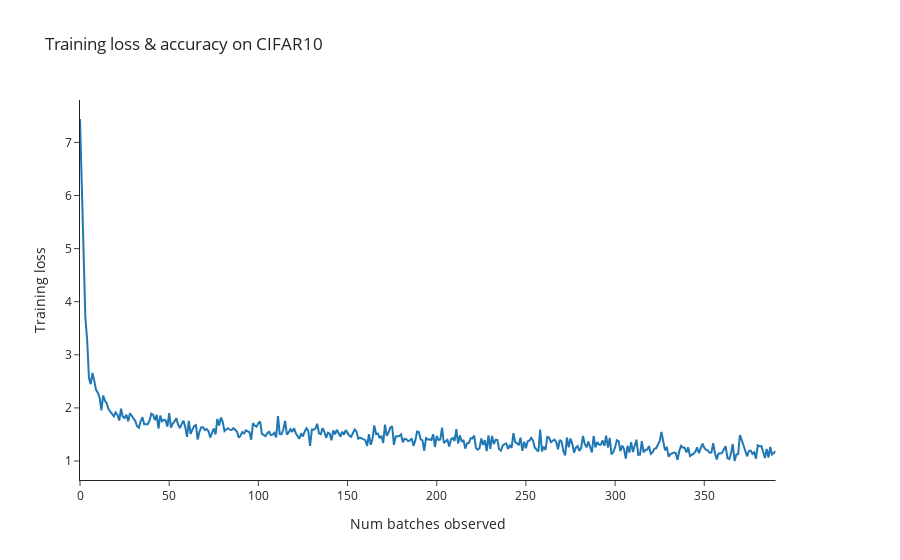

The cell this chart's notebook holds for it:
### Code cell
def train(trainset, testset, epochs: int, loss_fn: Callable, batch_size: int, lr: float) -> tuple[list, list]:

    model = resnet34().to(device).train()
    optimizer = t.optim.Adam(model.parameters(), lr=lr)

    loss_list = []
    accuracy_list = []

    trainloader = DataLoader(trainset, shuffle=True, batch_size=batch_size)
    testloader = DataLoader(testset, shuffle=True, batch_size=batch_size)

    for epoch in range(epochs):

        progress_bar = tqdm_notebook(trainloader)

        for (x, y) in progress_bar:

            x = x.to(device)
            y = y.to(device)

            optimizer.zero_grad()
            y_hat = model(x)
            loss = loss_fn(y_hat, y)
            loss.backward()
            optimizer.step()

            loss_list.append(loss.item())

            progress_bar.set_description(f"Epoch = {epoch}, Loss = {loss.item():.4f}")

        with t.inference_mode():

            accuracy = 0
            total = 0

            for (x, y) in testloader:

                x = x.to(device)
                y = y.to(device)

                y_hat = model(x)
                y_predictions = y_hat.argmax(1)
                accuracy += (y_predictions == y).sum().item()
                total += y.size(0)

            accuracy_list.append(accuracy/total)

        print(f"Epoch {epoch+1}/{epochs}, train loss is {loss:.6f}, accuracy is {accuracy}/{total}")

    filename = "./w0d3_resnet.pt"
    print(f"Saving model to: {filename}")
    t.save(model.state_dict(), filename)

    utils.plot_results(loss_list, accuracy_list)
    return loss_list, accuracy_list

epochs = 1
loss_fn = nn.CrossEntropyLoss()
batch_size = 128
lr = 0.001

loss_list, accuracy_list = train(trainset, testset, epochs, loss_fn, batch_size, lr)

### Figure 1 — Plotly figure (JSON) as saved in the notebook; plotly's stock layout.template omitted (floating-point values rounded to 4 significant figures; data arrays with more than 128 entries replaced by an {"elided": "..."} marker saying what was removed)
{"data": [{"name": "Training loss", "type": "scatter", "y": {"elided": "391 float values"}}], "layout": {"title": {"text": "Training loss & accuracy on CIFAR10"}, "xaxis": {"anchor": "y", "domain": [0, 0.94], "title": {"text": "Num batches observed"}}, "yaxis": {"anchor": "x", "domain": [0, 1], "title": {"text": "Training loss"}}, "yaxis2": {"anchor": "x", "overlaying": "y", "side": "right"}}}
